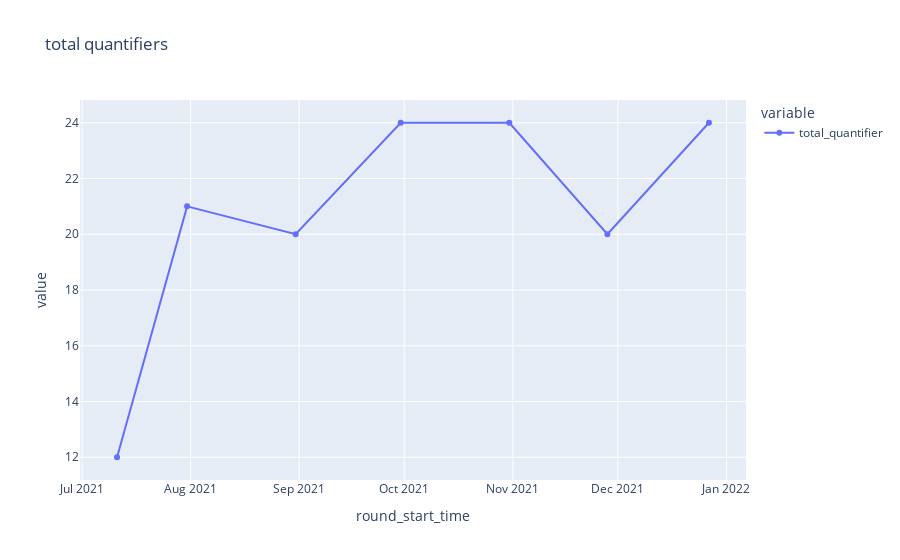

Notebook cell for this chart:
### Markdown cell above
## Quantifier involvement

### Code cell
round_stats['total_quantifier'] = [len(np.unique(allrounds_df['round-'+str(kr)].filter(like='QUANTIFIER'))) for kr in rounds]
px.line(round_stats,x='round_start_time',y=['total_quantifier'],markers=True,title='total quantifiers')

### Figure 1 — Plotly figure (JSON) as saved in the notebook; plotly's stock layout.template omitted (floating-point values rounded to 4 significant figures)
{"data": [{"hovertemplate": "variable=total_quantifier<br>round_start_time=%{x}<br>value=%{y}<extra></extra>", "legendgroup": "total_quantifier", "line": {"color": "#636efa", "dash": "solid"}, "marker": {"symbol": "circle"}, "mode": "lines+markers", "name": "total_quantifier", "orientation": "v", "showlegend": true, "type": "scatter", "x": ["2021-07-11", "2021-07-31", "2021-08-31", "2021-09-30", "2021-10-31", "2021-11-28", "2021-12-27"], "xaxis": "x", "y": [12, 21, 20, 24, 24, 20, 24], "yaxis": "y"}], "layout": {"legend": {"title": {"text": "variable"}, "tracegroupgap": 0}, "title": {"text": "total quantifiers"}, "xaxis": {"anchor": "y", "domain": [0, 1], "title": {"text": "round_start_time"}}, "yaxis": {"anchor": "x", "domain": [0, 1], "title": {"text": "value"}}}}
